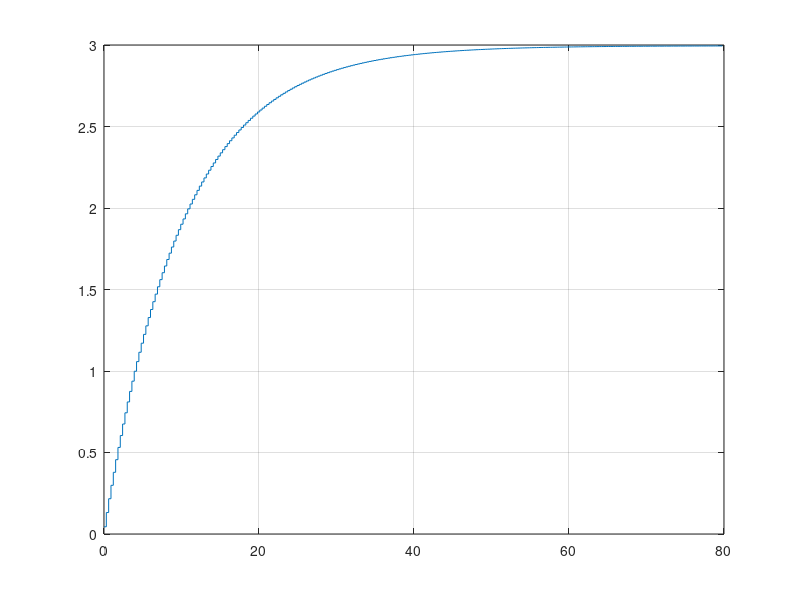
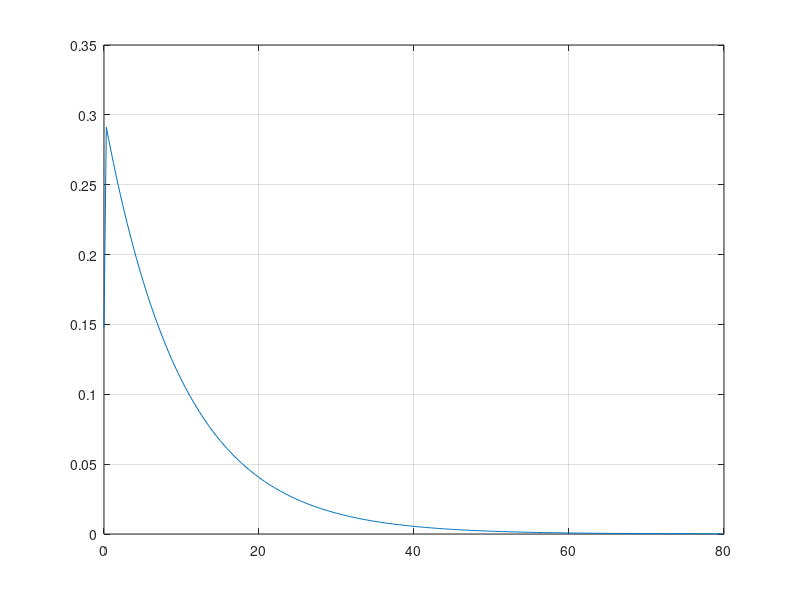

Write MATLAB code to recreate these figures, in order.
numerador = [0.04433 0.04433];
denominador = [1 -0.9704];

Gs = tf(numerador, denominador, 0.3);

Gs

[S2DStep_y, S2DStep_t] = step(Gs, 80);
[S2DImpulse_y, S2DImpulse_t] = impulse(Gs, 80);

figure(1)
stairs(S2DStep_t, S2DStep_y)
grid()

figure(2)
plot(S2DImpulse_t, S2DImpulse_y)
grid()